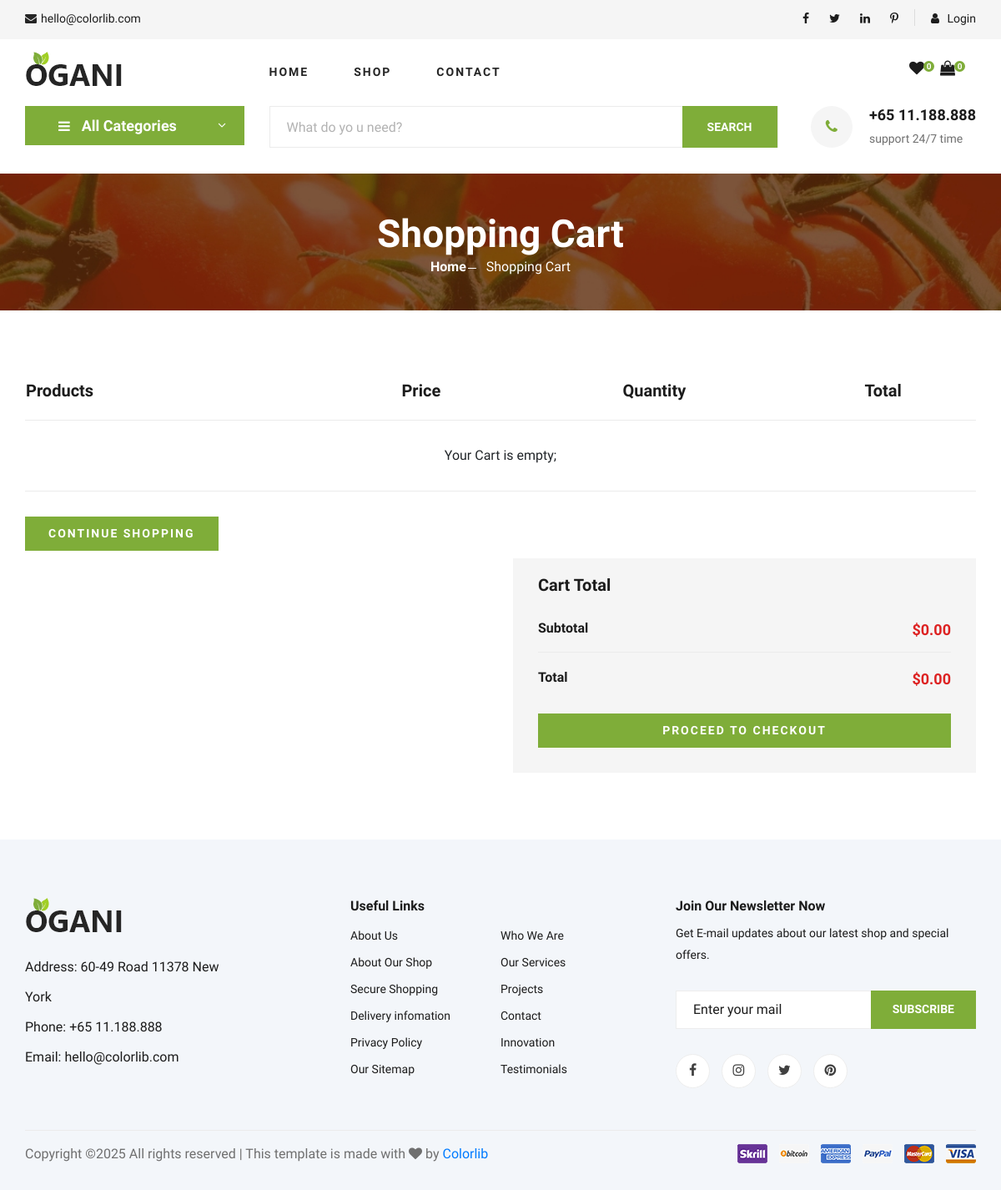
The page /cart on the database its author committed.
### admin_site/models.py (models this page shows)
class SiteSettings(models.Model):
        name = models.CharField(max_length=30, verbose_name="Website Name")
        icon = models.ImageField(upload_to="settings/", null=True,  verbose_name="Website Icon")
        logo = models.ImageField(upload_to="settings/",  verbose_name="Website Logo")
        banner = models.ImageField(upload_to="settings/", verbose_name="Website Banner")
        hero = models.ImageField(upload_to="settings/", verbose_name="Website Hero")
        address = models.CharField(max_length=100, verbose_name="Address")
        phone = models.CharField(max_length=20, verbose_name="Phone")
        email = models.EmailField(max_length=30)
        facebook = models.CharField(max_length=50)
        twitter = models.CharField(max_length=50)
        linkedin = models.CharField(max_length=50)
        pintrest = models.CharField(max_length=50)

### store/views.py (the view)
# urls.py: path('cart', views.cart, name="Cart"),
def cart(request):
    cart = Cart(request)
    cart_items = cart.items()
    for item in cart_items:
        item['total'] = float(item['price']) * item['quantity']
    cart_subtotal = sum((item['price']) * item['quantity'] for item in cart_items)
    cart_total = cart_subtotal
    context = {
        'cart_items': cart_items,
        'cart_subtotal': cart_subtotal,
        'cart_total': cart_total,
        'title': 'Cart',
    }
    return render(request, "store/shop/shopping-cart.html", get_common_context(request, context))

### store/cart.py (called while the page is built)
    def items(self):
        return [
            {
                'product': Product.objects.get(id=product_id),
                'quantity': item['quantity'],
                'price': float(item['price']),
                'total': float(item['price']) * item['quantity']
            }
            for product_id, item in self.cart.items()
        ]

    def __len__(self):
        return sum(item['quantity'] for item in self.cart.values())

### store/views.py (called while the page is built)
def get_common_context(request, extra_context=None):
    settings = SiteSettings.objects.get(pk=1)
    customer_id = request.session.get("customer_id")
    if customer_id:
        customer = Customer.objects.get(id=customer_id)
    else:
        customer = None
    context = {
        'categories': Category.objects.filter(status='active'),
        'cart': Cart(request),
        'wishlist_count': len(Wishlist(request).items()),
        'customer': customer,
        'settings': settings,
    }
    if extra_context:
        context.update(extra_context)
    return context

### store/wishlist.py (called while the page is built)
    def items(self):
        return [
            {
                'product': Product.objects.get(id=key),
                'price': value['price']
            }
            for key, value in self.wishlist.items()
        ]

### templates/store/shop/shopping-cart.html
{% extends "store/partials/layout.html" %}
{% block content %}
<section class="breadcrumb-section set-bg" data-setbg="{{ settings.banner.url }}">
    <div class="container">
        <div class="row">
            <div class="col-lg-12 text-center">
                <div class="breadcrumb__text">
                    <h2>Shopping Cart</h2>
                    <div class="breadcrumb__option">
                        <a href="{% url "Index" %}">Home</a>
                        <span>Shopping Cart</span>
                    </div>
                </div>
            </div>
        </div>
    </div>
</section>
<section class="shoping-cart spad">
    <div class="container">
        <div class="row">
            <div class="col-lg-12">
                <div class="shoping__cart__table">
                    <table>
                        <thead>
                            <tr>
                                <th class="shoping__product">Products</th>
                                <th>Price</th>
                                <th>Quantity</th>
                                <th>Total</th>
                                <th></th>
                            </tr>
                        </thead>
                        <tbody>
                            {% for item in cart_items %}
                            <tr>
                                <td class="shoping__cart__item">
                                    <img src="{{ item.product.image.url }}" alt="{{ item.product.name }}" class="w-25 h-25">
                                    <h5>{{ item.product.name }}</h5>
                                </td>
                                <td class="shoping__cart__price">
                                    ${{ item.price }}
                                </td>
                                <td class="shoping__cart__quantity">
                                    <div class="quantity">
                                        <a href="{% url 'Update_Cart' item.product.id %}?quantity={{ item.quantity|add:-1 }}" class="btn btn-sm btn-secondary">-</a>
                                        <span>{{ item.quantity }}</span>
                                        <a href="{% url 'Update_Cart' item.product.id %}?quantity={{ item.quantity|add:1 }}" class="btn btn-sm btn-secondary">+</a>
                                    </div>
                                </td>
                                <td class="shoping__cart__total">
                                    ${{ item.total|floatformat:2 }}
                                </td>
                                <td class="shoping__cart__item__close">
                                    <a href="{% url "Delete_Cart" item.product.id %}"><span class="icon_close"></span></a>
                                </td>
                            </tr>
                            {% empty %}
                            <tr>
                                <td colspan="5" class="text-center">Your Cart is empty;</td>
                            </tr>
                            {% endfor %}
                        </tbody>
                    </table>
                </div>
            </div>
        </div>
        <div class="row">
            <div class="col-lg-6">
                <div class="shoping__cart__btns">
                    <a href="{% url "Shop" %}" class="primary-btn">CONTINUE SHOPPING</a>
                </div>
            </div>
            <div class="col-lg-6">
                <div class="shoping__checkout">
                    <h5>Cart Total</h5>
                    <ul>
                        <li>Subtotal <span>${{ cart_subtotal|floatformat:2 }}</span></li>
                        <li>Total <span>${{ cart_total|floatformat:2 }}</span></li>
                    </ul>
                    <a href="{% url "Checkout" %}" class="primary-btn">PROCEED TO CHECKOUT</a>
                </div>
            </div>
        </div>
    </div>
</section>
{% endblock content %}

### templates/store/partials/header.html (shortened to what this page needs)
<header class="header">
    <div class="header__top">
        <div class="container">
            <div class="row">
                <div class="col-lg-6 col-md-6">
                    <div class="header__top__left">
                        <ul>
                            <li><i class="fa fa-envelope"></i>{{ settings.email }}</li>
                        </ul>
                    </div>
                </div>
                <div class="col-lg-6 col-md-6">
                    <div class="header__top__right">
                        <div class="header__top__right__social">
                            <a href="{{ settings.facebook }}"><i class="fa fa-facebook"></i></a>
                            <a href="{{ settings.twitter }}"><i class="fa fa-twitter"></i></a>
                            <a href="{{ settings.linkedin }}"><i class="fa fa-linkedin"></i></a>
                            <a href="{{ settings.pintrest }}"><i class="fa fa-pinterest-p"></i></a>
                        </div>
                        <div class="header__top__right__auth">
                            {% if 'customer_id' in request.session %}
                            <div class="dropdown" style="position: relative; cursor: pointer;">
                                <button class="btn dropdown-toggle" type="button" id="dropdownMenuButton" data-bs-toggle="dropdown" aria-expanded="false">
                                    <i class="fa fa-user"></i>
                                    <span>{{ customer }}</span>
                                </button>
                                <ul class="dropdown-menu" aria-labelledby="dropdownMenuButton" style="min-width: 100%;">
                                    <li><a class="dropdown-item" href="{% url 'Profile' %}">Profile</a></li>
                                    <li><a class="dropdown-item" href="{% url 'Orders' %}">Orders</a></li>
                                    <li><a class="dropdown-item" href="#" onclick="document.getElementById('logout-form').submit(); return false;">Sign out</a></li>
                                </ul>
                            </div>
                            <form id="logout-form" action="{% url 'Logout' %}" method="post" style="display: none;">
                                {% csrf_token %}
                            </form>
                            {% else %}
                            <a href="{% url 'Login' %}"><i class="fa fa-user"></i> Login</a>
                            {% endif %}
                        </div>
                    </div>
                </div>
            </div>
        </div>
    </div>
    <div class="container">
        <div class="row">
            <div class="col-lg-3">
                <div class="header__logo">
                    <a href="{% url "Index" %}"><img src="{{ settings.logo.url }}" alt=""></a>
                </div>
            </div>
            <div class="col-lg-6">
                <nav class="header__menu">
                    <ul>
                        <li class="{% if request.resolver_match.url_name == 'Index' %}active{% endif %}"><a href="{% url "Index" %}">Home</a></li>
                        <li class="{% if request.resolver_match.url_name == 'Shop' %}active{% endif %}"><a href="{% url "Shop" %}">Shop</a></li>
                        <li class="{% if request.resolver_match.url_name == 'Contact' %}active{% endif %}"><a href="{% url "Contact" %}">Contact</a></li>
                    </ul>
                </nav>
            </div>
            <div class="col-lg-3">
                <div class="header__cart">
                    <ul>
                        <li><a href="{% url "Wishlist" %}"><i class="fa fa-heart"></i> <span id="wishlist-count">{{ wishlist_count }}</span></a></li>
                        <li><a href="{% url "Cart" %}"><i class="fa fa-shopping-bag"></i> <span id="cart-count">{{ cart|length }}</span></a></li>
                    </ul>
                </div>
            </div>
        </div>
    </div>
</header>
<section class="hero {% if request.resolver_match.url_name != 'Index' %}hero-normal{% endif %}">
    <div class="container">
        <div class="row">
            <div class="col-lg-3">
                <div class="hero__categories">
                    <div class="hero__categories__all">
                        <i class="fa fa-bars"></i>
                        <span>All Categories</span>
                    </div>
                </div>
            </div>
            <div class="col-lg-9">
                <div class="hero__search">
                    <div class="hero__search__form">
                        <form method="POST" action="{% url "Search" %}">
                            <input type="text" placeholder="What do yo u need?" name="query">
                            <button type="submit" class="site-btn">SEARCH</button>
                        </form>
                    </div>
                    <div class="hero__search__phone">
                        <div class="hero__search__phone__icon">
                            <i class="fa fa-phone"></i>
                        </div>
                        <div class="hero__search__phone__text">
                            <h5>{{ settings.phone }}</h5>
                            <span>support 24/7 time</span>
                        </div>
                    </div>
                </div>
            </div>
        </div>
    </div>
</section>

### templates/store/partials/footer.html
{% load static %}
<footer class="footer spad">
    <div class="container">
        <div class="row">
            <div class="col-lg-3 col-md-6 col-sm-6">
                <div class="footer__about">
                    <div class="footer__about__logo">
                        <a href="{% url "Index" %}"><img src="{{ settings.logo.url }}" alt="Logo"></a>
                    </div>
                    <ul>
                        <li>Address: {{ settings.address }}</li>
                        <li>Phone: {{ settings.phone }}</li>
                        <li>Email: {{ settings.email }}</li>
                    </ul>
                </div>
            </div>
            <div class="col-lg-4 col-md-6 col-sm-6 offset-lg-1">
                <div class="footer__widget">
                    <h6>Useful Links</h6>
                    <ul>
                        <li><a href="#">About Us</a></li>
                        <li><a href="#">About Our Shop</a></li>
                        <li><a href="#">Secure Shopping</a></li>
                        <li><a href="#">Delivery infomation</a></li>
                        <li><a href="#">Privacy Policy</a></li>
                        <li><a href="#">Our Sitemap</a></li>
                    </ul>
                    <ul>
                        <li><a href="#">Who We Are</a></li>
                        <li><a href="#">Our Services</a></li>
                        <li><a href="#">Projects</a></li>
                        <li><a href="#">Contact</a></li>
                        <li><a href="#">Innovation</a></li>
                        <li><a href="#">Testimonials</a></li>
                    </ul>
                </div>
            </div>
            <div class="col-lg-4 col-md-12">
                <div class="footer__widget">
                    <h6>Join Our Newsletter Now</h6>
                    <p>Get E-mail updates about our latest shop and special offers.</p>
                    <form action="#">
                        <input type="text" placeholder="Enter your mail">
                        <button type="submit" class="site-btn">Subscribe</button>
                    </form>
                    <div class="footer__widget__social">
                        <a href="{{ settings.facebook }}"><i class="fa fa-facebook"></i></a>
                        <a href="{{ settings.instagram }}"><i class="fa fa-instagram"></i></a>
                        <a href="{{ settings.twitter}}"><i class="fa fa-twitter"></i></a>
                        <a href="{{ settings.pintrest }}"><i class="fa fa-pinterest"></i></a>
                    </div>
                </div>
            </div>
        </div>
        <div class="row">
            <div class="col-lg-12">
                <div class="footer__copyright">
                    <div class="footer__copyright__text"><p>
Copyright &copy;<script>document.write(new Date().getFullYear());</script> All rights reserved | This template is made with <i class="fa fa-heart" aria-hidden="true"></i> by <a href="https://colorlib.com" target="_blank">Colorlib</a>
</p></div>
                    <div class="footer__copyright__payment"><img src="{% static "store/img/payment-item.png" %}" alt=""></div>
                </div>
            </div>
        </div>
    </div>
</footer>

### rows shown on the page
SiteSettings: email "hello@colorlib.com", logo (picture), phone "+65 11.188.888", address "60-49 Road 11378 New York"

### other values the page prints
{{ wishlist_count }} "0"
{{ cart|length }} "0"
{{ cart_subtotal|floatformat:2 }} "0.00"
{{ cart_total|floatformat:2 }} "0.00"
